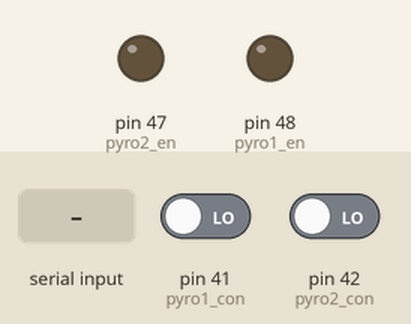
Recording of a sketch running on a simulated Arduino Mega 2560, built with avr-gcc and run on an emulated ATmega2560. Parts: output pins drawn as LEDs (lit = HIGH). The test bench sets the inputs (shaded band); at power-on: pin 41 (pyro1_con) LOW, pin 42 (pyro2_con) LOW. What the sketch prints to the serial monitor is not drawn.

Above: at 1.2 s.
1.3 s: "Y" received over Serial
At 2.0 s:
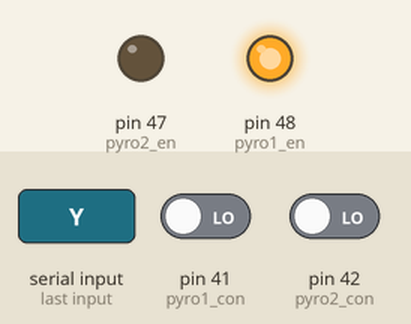
3.0 s: "U" received over Serial
At 5.9 s:
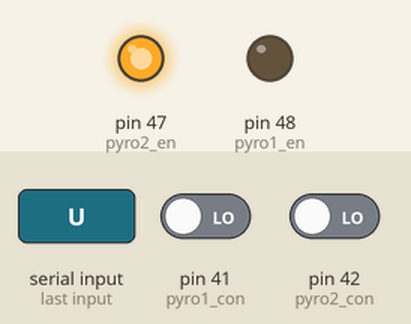
11.0 s: "y" received over Serial
At 11.8 s:
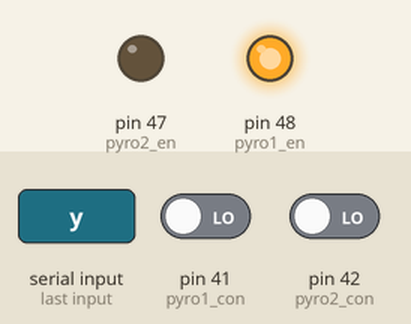
14.0 s: "u" received over Serial
At 15.6 s:
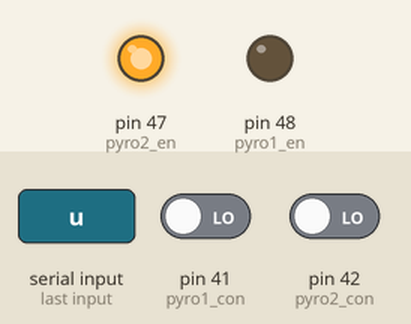
Timing chart, 0 to 19.0 s (numbered marks = the images above; inputs shaded):
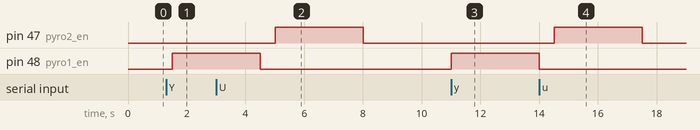

The sketch:

pyro_test_2.ino
```cpp
const int pyro1_con = 41;  // Status input
const int pyro2_con = 42;  // Status input
const int pyro1_en  = 48;  // Fire output
const int pyro2_en  = 47;  // Fire output

void setup() {
  Serial.begin(115200);

  pinMode(pyro1_con, INPUT);
  pinMode(pyro2_con, INPUT);
  pinMode(pyro1_en, OUTPUT);
  pinMode(pyro2_en, OUTPUT);

  digitalWrite(pyro1_en, LOW);
  digitalWrite(pyro2_en, LOW);

  Serial.println("System Ready.");
  Serial.println("Send 'Y' to fire Ematch1, 'U' to fire Ematch2");
  Serial.println();
}

void loop() {
  // Show status of both ematches
  int EM1 = digitalRead(pyro1_con);
  int EM2 = digitalRead(pyro2_con);

  Serial.print("Ematch1: ");
  Serial.print(EM1 == HIGH ? "CONNECTED" : "DISCONNECTED");
  Serial.print(" | Ematch2: ");
  Serial.println(EM2 == HIGH ? "CONNECTED" : "DISCONNECTED");

  // Check for serial input
  if (Serial.available()) {
    char input = Serial.read();

    if (input == 'Y' || input == 'y') {
      Serial.println("🔥 Firing Ematch1!");
      digitalWrite(pyro1_en, HIGH);
      delay(3000);
      digitalWrite(pyro1_en, LOW);
    }

    if (input == 'U' || input == 'u') {
      Serial.println("🔥 Firing Ematch2!");
      digitalWrite(pyro2_en, HIGH);
      delay(3000);
      digitalWrite(pyro2_en, LOW);
    }
  }

  delay(500); // Check status every 0.5 sec
}
```

Measured:
- after the input at 1.3 s, pin 48 (pyro1_en): LOW → HIGH after 0.21 s
- after the input at 3.0 s, pin 47 (pyro2_en): LOW → HIGH after 2.0 s, → LOW 3.0 s later
- after the input at 11.0 s, pin 48 (pyro1_en): LOW → HIGH at once
- after the input at 14.0 s, pin 47 (pyro2_en): LOW → HIGH after 0.51 s, → LOW 3.0 s later
